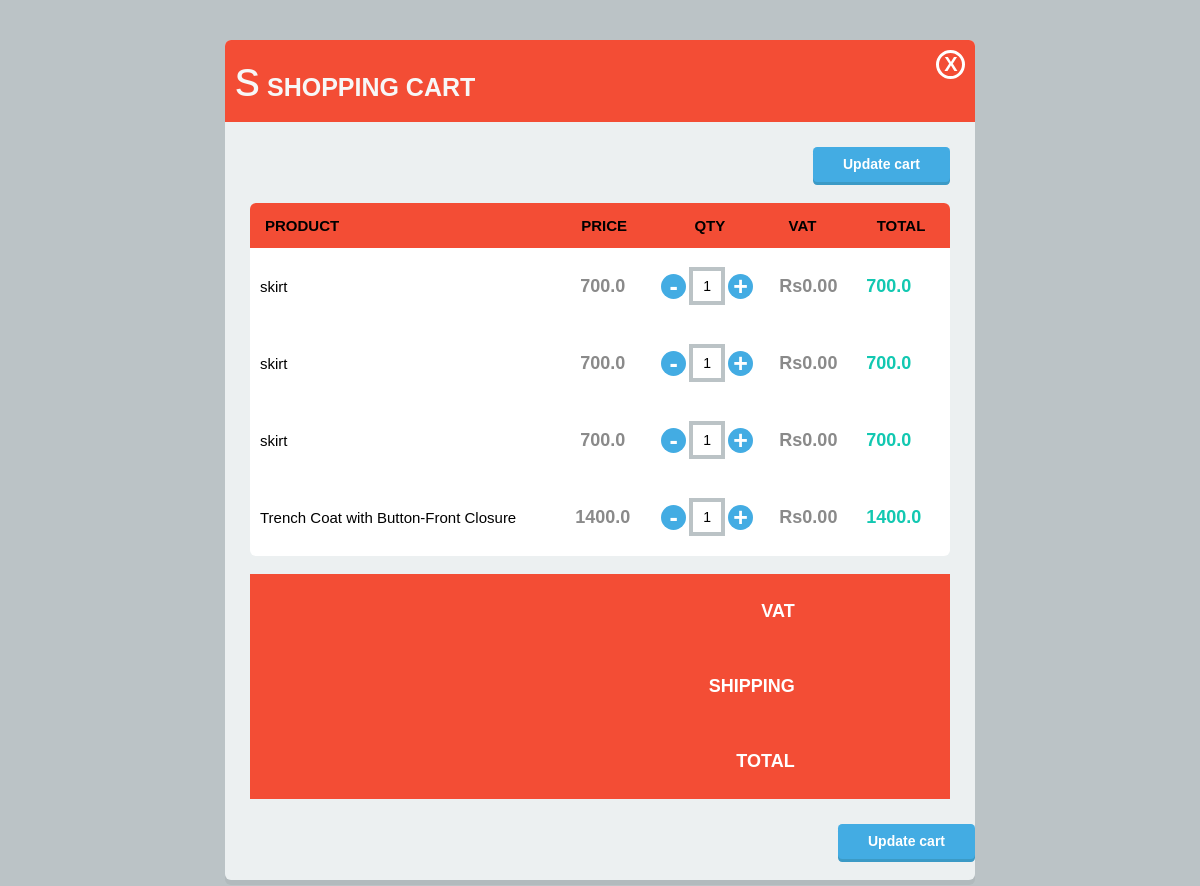
/cart, run on an earlier commit of the app's database.
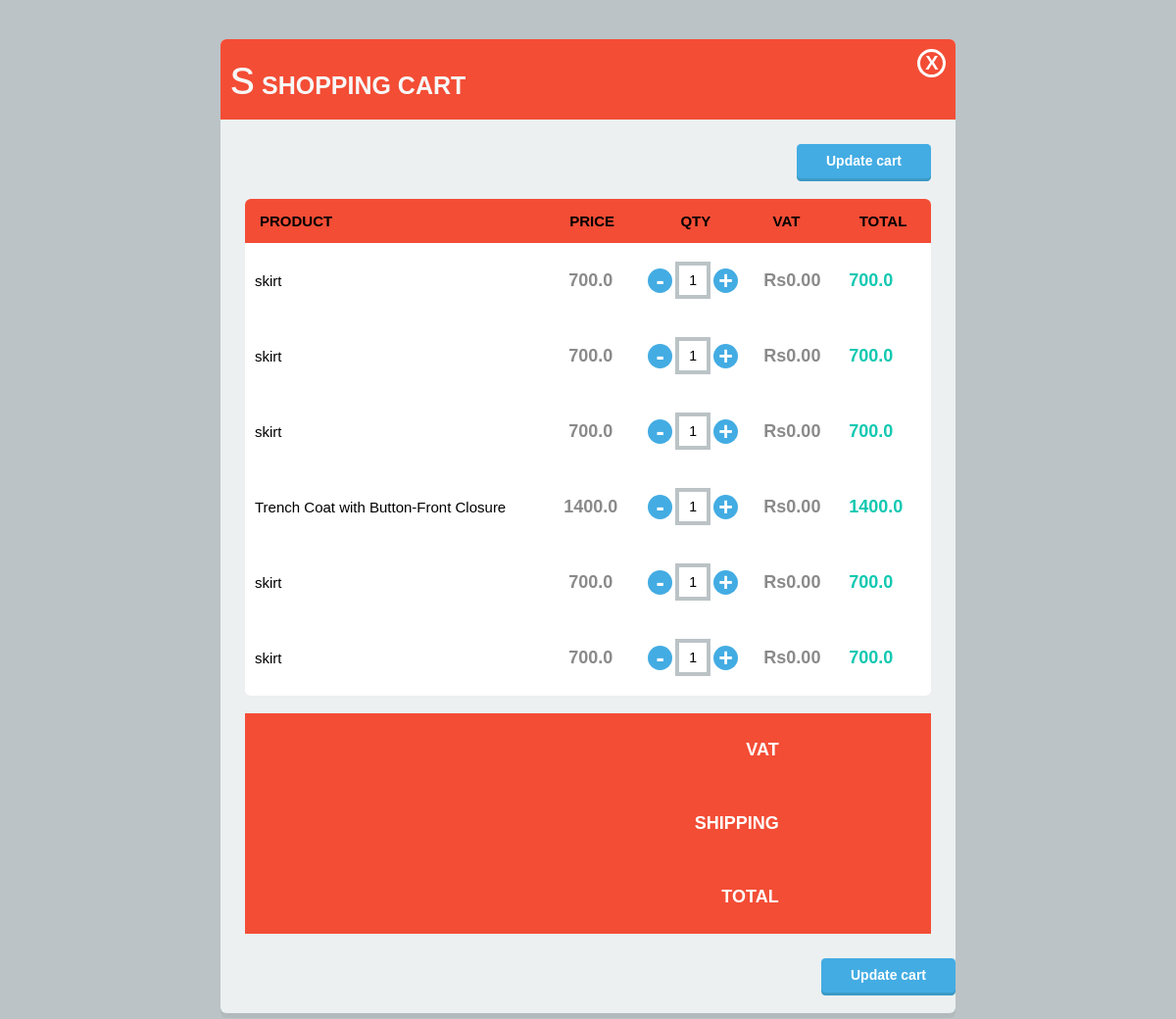
And on a later commit of the database.
### myapp/models.py (models this page shows)
class cart(models.Model):
    userid=models.ForeignKey("User",on_delete=models.CASCADE)
    p_name=models.CharField(max_length=50)
    qty=models.IntegerField()
    p_price=models.FloatField()
    t_price=models.FloatField()
    dlvry_add=models.TextField()

### myapp/views.py (the view)
# urls.py: path('cart',views.cart1,name='cart'),
def cart1(request):
    cart_p=cart.objects.all()
    return render(request,"cart.html",{"cart": cart_p})

### myapp/templates/cart.html (shortened to what this page needs)
<!DOCTYPE html>
<html lang="en">
<head>
</head>
<body>
    <div class="container">
        <div class="heading">
          <h1>
            <span class="shopper">s</span> Shopping Cart
          </h1>
          <a href="#" class="visibility-cart transition is-open">X</a>
        </div>
        <div class="cart transition is-open">
          <a href="#" class="btn btn-update">Update cart</a>
          <div class="table">
            <div class="layout-inline row th">
              <div class="col col-pro">Product</div>
              <div class="col col-price align-center ">
                Price
              </div>
              <div class="col col-qty align-center">QTY</div>
              <div class="col">VAT</div>
              <div class="col">Total</div>
            </div>
            {% for product in cart %}
            <div class="layout-inline row">
              <div class="col col-pro layout-inline">
                <p>{{ product.p_name }}</p>
              </div>
              <div class="col col-price col-numeric align-center ">
                <p>{{ product.p_price }}</p>
              </div>
              <div class="col col-qty layout-inline">
                <a href="#" class="qty qty-minus">-</a>
                  <input type="numeric" value="1" />
                <a href="#" class="qty qty-plus">+</a>
              </div>
              <div class="col col-vat col-numeric">
                <p>Rs0.00</p>
              </div>
              <div class="col col-total col-numeric">               <p>{{ product.t_price }}</p>
              </div>
            </div>
            {% endfor %}
            </div>
             <div class="tf">
               <div class="row layout-inline">
                 <div class="col">
                   <p>VAT</p>
                 </div>
                 <div class="col"></div>
               </div>
               <div class="row layout-inline">
                 <div class="col">
                   <p>Shipping</p>
                 </div>
                 <div class="col"></div>
               </div>
                <div class="row layout-inline">
                 <div class="col">
                   <p>Total</p>
                 </div>
                 <div class="col"></div>
               </div>
             </div>
        </div>
          <a href="#" class="btn btn-update">Update cart</a>
      </div>
</body>
</html>

### myapp/templates/cart.html (style rules this page uses)
html { background: #bbc3c6; font: 62.5%/1.5em "Trebuchet Ms", helvetica; }
* { box-sizing: border-box; -webkit-font-smoothing: antialiased; font-smoothing: antialiased; }
.shopper { text-transform: lowercase; font: 2em 'Shopper', sans-serif; line-height: 0.5em; display: inline-block; }
h1 { text-transform: uppercase; font-weight: bold; font-size: 2.5em; }
p { font-size: 1.5em; color: #8a8a8a; }
input { border: 0.3em solid #bbc3c6; padding: 0.5em 0.3em; font-size: 1.4em; color: #8a8a8a; text-align: center; }
a { text-decoration: none; }
.container { max-width: 75em; width: 95%; margin: 40px auto; overflow: hidden; position: relative; border-radius: 0.6em; background: #ecf0f1; box-shadow: 0 0.5em 0 rgba(138, 148, 152, 0.2); }
.heading { padding: 1em; position: relative; z-index: 1; color: #f7f7f7; background: #f34d35; }
.cart { margin: 2.5em; overflow: hidden; }
.table { background: #ffffff; border-radius: 0.6em; overflow: hidden; clear: both; margin-bottom: 1.8em; }
.layout-inline > * { display: inline-block; color: black; }
.align-center { text-align: center; }
.th { background: #f34d35; color: #fff; text-transform: uppercase; font-weight: bold; font-size: 1.5em; }
.tf { background: #f34d35; text-transform: uppercase; text-align: right; font-size: 1.2em; }
.tf p { color: #fff; font-weight: bold; }
.col { padding: 1em; width: 12%; }
.col-pro { width: 44%; }
.col-pro > * { vertical-align: middle; }
.col-qty { text-align: center; width: 17%; }
.col-numeric p { font: bold 1.8em helvetica; }
.col-total p { color: #12c8b1; }
.tf .col { width: 20%; }
.row > div { vertical-align: middle; }
.visibility-cart { position: absolute; color: #fff; top: 0.5em; right: 0.5em; font: bold 2em arial; border: 0.16em solid #fff; border-radius: 2.5em; padding: 0 0.22em 0 0.25em ; }
.col-qty > * { vertical-align: middle; }
.col-qty > input { max-width: 2.6em; }
a.qty { width: 1em; line-height: 1em; border-radius: 2em; font-size: 2.5em; font-weight: bold; text-align: center; background: #43ace3; color: #fff; }
.btn { padding: 10px 30px; border-radius: 0.3em; font-size: 1.4em; font-weight: bold; background: #43ace3; color: #fff; box-shadow: 0 3px 0 rgba(59,154,198, 1) }
.btn-update { float: right; margin: 0 0 1.5em 0; }
.transition { transition: all 0.3s ease-in-out; }

What changed in the data, as far as the page shows it:
added cart: p_name "skirt", p_price "700.0", t_price "700.0"
added cart: p_name "skirt", p_price "700.0", t_price "700.0"
